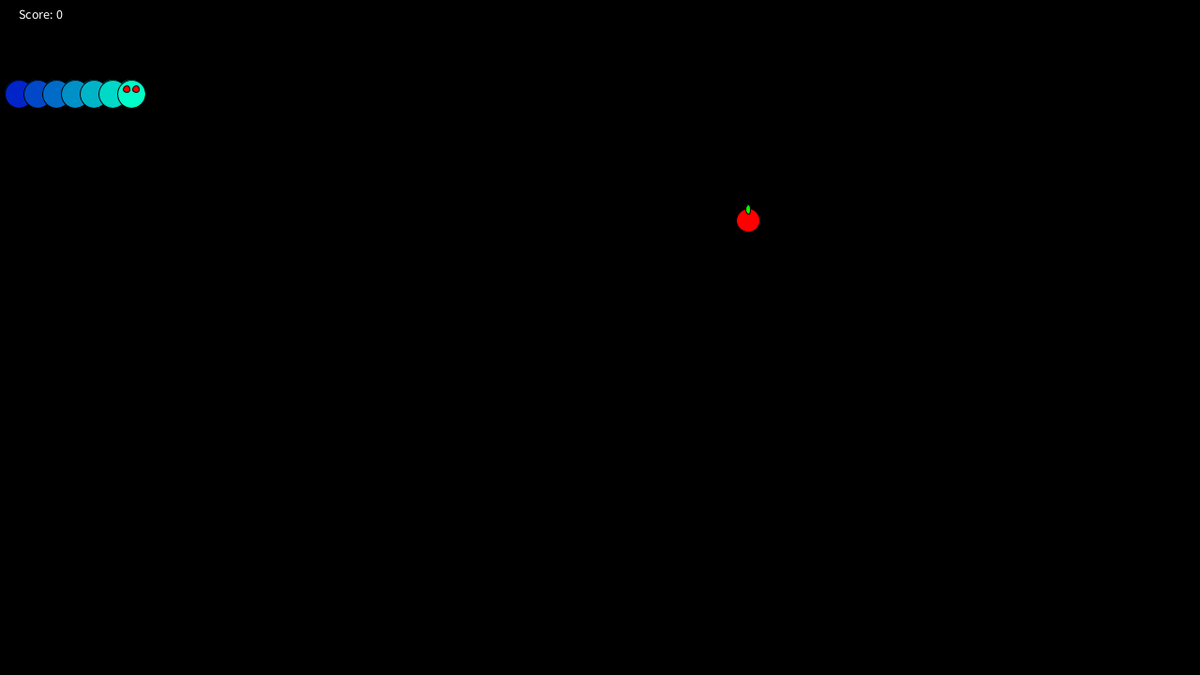
Frame 1 (no input)
Frame 60 (the mouse pressed at the canvas centre just before this capture): identical to frame 1, image omitted
Frame 120 (the mouse held since frame 60 and released just before this capture): identical to frame 1, image omitted

The Processing sketch that drew this single still picture (run headless with seeded random() and noise(); from frame 60 on, the mouse is pressed at the canvas centre):

// Processing sketch: elli
// ── elli.pde
int wWidth = 1280, wHeight = 720;
int[] elliX = new int[7];
int[] elliY = new int[elliX.length];
color[] elliColor = new color[elliX.length];
boolean moveElli = false;
int elliVelocity = 20;
boolean elliDirection = false; // false = horizontal | true = vertical
int[] appleCords = new int[2];
boolean isEaten = false;
int score = 0;

void randomApple() {
  if (!isEaten) {
    fill(255,0,0);
    ellipse(appleCords[0], appleCords[1], 25,25);
    fill(0,255,0);
    ellipse(appleCords[0], appleCords[1]-12,5,10);
  } else {
    score++;
    for (int i = 0; i<appleCords.length; i++) {
      appleCords[i] = int(random(100, i == 0 ? wWidth-100 : wHeight-100));
    }
    isEaten = !isEaten;
  }
}

void renderElli() {
  for (int i = 0; i < elliX.length; i++) {
    fill(elliColor[i]);
    ellipse(elliX[i], elliY[i], 30, 30);
  }
  fill(255, 0, 0);
  ellipse(elliX[elliX.length-1]-5, elliY[elliY.length-1]-5, 7, 7);
  ellipse(elliX[elliX.length-1]+5, elliY[elliY.length-1]-5, 7, 7);
}

void keyPressed() {
  if (keyCode == 0x20) {
    moveElli = !moveElli;
  }
  // movement 
  switch (keyCode) {
  case UP:
    if (elliVelocity > 0) {
      elliVelocity *= -1;
    }
    elliDirection = true;
    break;
  case DOWN:
    if (elliVelocity < 0) {
      elliVelocity *= -1;
    }
    elliDirection = true;
    break;
  case LEFT:
    if (elliVelocity > 0) {
      elliVelocity *= -1;
    }
    elliDirection = false;
    break;
  case RIGHT:
    if (elliVelocity < 0) {
      elliVelocity *= -1;
    }
    elliDirection = false;
    break;
  }
}

void settings() {
  size(wWidth, wHeight);
}

void setup() {
  frameRate(8);
  for (int i = 0; i < elliX.length; i++) {
    elliX[i] = (i+1)*20;
    elliY[i] = 100;
    elliColor[i] = color(0, (i+1) * 36, 200);
  }
  for (int i = 0; i<appleCords.length; i++) {
    appleCords[i] = int(random(100, i == 0 ? wWidth-100 : wHeight-100));
  }
}

void draw() {
  background(0, 0, 0);

  fill(255);
  textSize(14);
  text("Score: " + score, 20, 20);

  if (moveElli) { // press space to start or stop elli's movement
    for (int i = 0; i < elliX.length; i++) {
      if ( i == elliX.length-1) {
        if (elliDirection) {
          elliY[elliY.length-1] += elliVelocity;
        } else {
          elliX[elliX.length-1] += elliVelocity;
        }
      } else {
        elliX[i] = elliX[i+1];
        elliY[i] = elliY[i+1];
      }
    }
  }
  renderElli();
  if(elliX[elliX.length-1] > appleCords[0]-25 && elliX[elliX.length-1] < appleCords[0]+25
      && elliY[elliY.length-1] > appleCords[1]-25 && elliY[elliY.length-1] < appleCords[1]+25) {
        isEaten = !isEaten;
      }
  randomApple();
}
